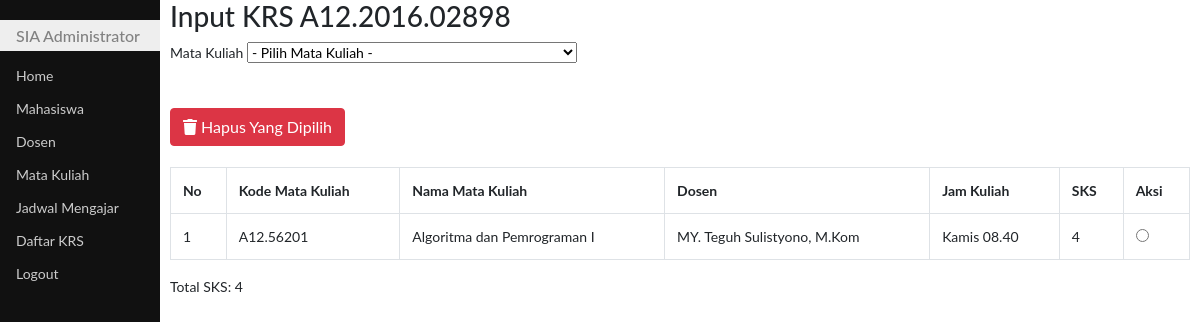
The app's page /inputKRS.php?nim=A12.2016.02898 with its own data.
### tables this page shows
CREATE TABLE `krs` (
  `idKrs` int(10) NOT NULL,
  `thAkd` int(10) DEFAULT NULL,
  `nim` char(15) DEFAULT NULL,
  `idMatkul` char(10) DEFAULT NULL,
  `nilai` char(1) DEFAULT NULL,
  `nppDos` char(16) DEFAULT NULL,
  `hari` char(10) DEFAULT NULL,
  `waktu` char(13) DEFAULT NULL
);

CREATE TABLE `matkul` (
  `id` int(11) NOT NULL,
  `idmatkul` char(10) DEFAULT NULL,
  `namamatkul` varchar(50) DEFAULT NULL,
  `sks` int(2) DEFAULT NULL,
  `jns` char(3) DEFAULT NULL,
  `smt` varchar(10) DEFAULT NULL
);

CREATE TABLE `dosen` (
  `id` int(11) NOT NULL,
  `npp` char(16) DEFAULT NULL,
  `namadosen` varchar(50) DEFAULT NULL,
  `homebase` char(10) DEFAULT NULL
);

### inputKRS.php (the view, shortened to what this page needs)
<?php
require "fungsi.php";
?>
<!DOCTYPE html>
<html>
<head>
    <link rel="stylesheet" type="text/css" href="bootstrap4/css/bootstrap.css">
    <link rel="stylesheet" type="text/css" href="css/styleku.css">
    <link rel="stylesheet" href="https://use.fontawesome.com/releases/v5.7.0/css/all.css">
</head>
<body>
    <div class="utama">
        <h3>Input KRS <?php echo $_GET["nim"] ?></h3>
        <form action="sv_krs.php" method="post">
            <div class="form-group">
                <label for="matakul">Mata Kuliah</label>
                <select name="matakul" id="matkul">
                    <option selected disable>- Pilih Mata Kuliah -</option>
                </select>
            </div>
        </form>
        <br />
        <form class="form-horizontal" role="form" method="POST">
            <div class="">
                <button type="submit" class="btn btn-danger" name="delete"><i class="fa fa-trash"></i> Hapus Yang Dipilih</button>
            </div>
            <br />
            <table class=" table table-hover table-bordered">
                <tr>
                    <th>No</th>
                    <th>Kode Mata Kuliah</th>
                    <th>Nama Mata Kuliah</th>
                    <th>Dosen</th>
                    <th>Jam Kuliah</th>
                    <th>SKS</th>
                    <th>Aksi</th>
                </tr>
                <?php
                $i = 1;
                $totalSks = 0;
                $nim = $_GET["nim"];
                $query = mysqli_query($koneksi, "select * from krs where nim='$nim'");
                $cek = mysqli_num_rows($query);
                if ($cek > 0) {
                    while ($data = mysqli_fetch_object($query)) {
                        $matkul = mysqli_query($koneksi, "select * from matkul where idMatkul='$data->idMatkul'");
                        $datamatkul = mysqli_fetch_object($matkul);
                        $dosen = mysqli_query($koneksi, "select * from dosen where npp='$data->nppDos'");
                        $datadosen = mysqli_fetch_object($dosen);
                        $totalSks += $datamatkul->sks;
                ?>
                        <tr>
                            <td><?php echo $i ?></td>
                            <td><?php echo $datamatkul->idmatkul ?></td>
                            <td><?php echo $datamatkul->namamatkul ?></td>
                            <td><?php echo $datadosen->namadosen ?></td>
                            <td><?php echo $data->hari, " ", $data->waktu ?></td>
                            <td><?php echo $datamatkul->sks ?></td>
                            <td><input type="radio" name="delete[]" value="<?php echo $data->idKrs; ?>"></td>
                        </tr>
                    <?php
                        $i++;
                    }
                }
                ?>
            </table>
            Total SKS: <?php echo $totalSks; ?>
        </form>
    </div>
</body>
</html>

### css/styleku.css (style rules this page uses)
body { font-family: "Lato", sans-serif; }
.menusamping { height: 100%; width: 160px; position: fixed; z-index: 1; top: 0; left: 0; background-color: #111; overflow-x: hidden; padding-top: 20px; }
.menusamping a { padding: 6px 8px 6px 16px; text-decoration: none; font-size: 14px; color: #ccc; display: block; }
.menusamping h1 { padding: 6px 8px 6px 16px; text-decoration: none; font-size: 16px; color: #818181; background-color:#eee; display: block; }
.utama { margin-left: 160px; font-size: 14px; padding: 0px 10px; }

### records on screen
krs: matkul.idmatkul "A12.56201", matkul.namamatkul "Algoritma dan Pemrograman I", dosen.namadosen "MY. Teguh Sulistyono, M.Kom", hari "Kamis", waktu "08.40", matkul.sks "4"

### other values on screen
$_GET["nim"] "A12.2016.02898"
$totalSks "4"
